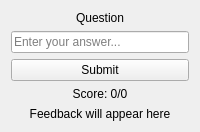
<?xml version="1.0" encoding="UTF-8"?>
<ui version="4.0">
 <class>QuizPage</class>
 <widget class="QWidget" name="QuizPage">
  <layout class="QVBoxLayout" name="verticalLayout">
   <item>
    <widget class="QLabel" name="questionLabel">
     <property name="text">
      <string>Question</string>
     </property>
     <property name="alignment">
      <set>Qt::AlignCenter</set>
     </property>
    </widget>
   </item>
   <item>
    <widget class="QLineEdit" name="answerInput">
     <property name="placeholderText">
      <string>Enter your answer...</string>
     </property>
    </widget>
   </item>
   <item>
    <widget class="QPushButton" name="submitButton">
     <property name="text">
      <string>Submit</string>
     </property>
    </widget>
   </item>
   <item>
    <widget class="QLabel" name="scoreLabel">
     <property name="text">
      <string>Score: 0/0</string>
     </property>
     <property name="alignment">
      <set>Qt::AlignCenter</set>
     </property>
    </widget>
   </item>
   <item>
    <widget class="QLabel" name="feedbackLabel">
     <property name="text">
      <string>Feedback will appear here</string>
     </property>
     <property name="alignment">
      <set>Qt::AlignCenter</set>
     </property>
     <property name="visible">
      <bool>false</bool>
     </property>
    </widget>
   </item>
  </layout>
 </widget>
 <resources/>
 <connections/>
</ui> 
